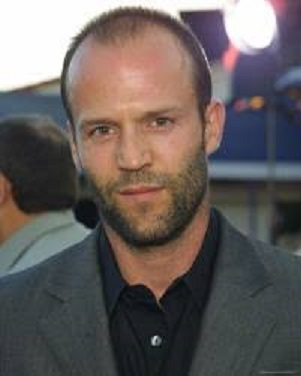
#> input picture images/jason.jpg, 301 x 376 px, found by its file name
$ jupyter execute --allow-errors 'Image Face Swap.ipynb'   (shell and % lines are left out)
#> lines starting #> are read from the running program, lines starting #| are printed output that depends on the picture
### Importing Libraries

[cell 1]
import numpy as np
import matplotlib.pyplot as plt
import cv2
import dlib

### Initialize dlib library's face detector and create dlib library's facial landmark predictor

#> (a cell that did not finish here is left out)

#> (a cell that did not finish here is left out)

### Reading and Understanding Images

[cell 4]
# read the source face image
source_image = cv2.imread("../images/jason.jpg")
#> source_image is the input picture: shape (376, 301, 3); mean B, G, R 92.6, 94.7, 102.7
source_image = cv2.cvtColor(source_image, cv2.COLOR_BGR2RGB)
source_image_grayscale = cv2.imread("../images/jason.jpg", 0)
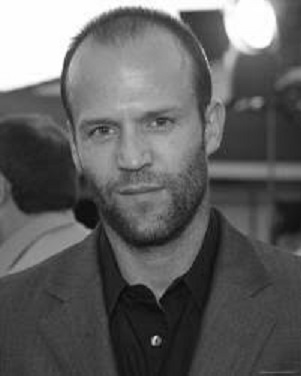
#> source_image_grayscale: shape (376, 301); min 6, max 255, mean 96.9

# read the destination face image
destination_image = cv2.imread("../images/brucewills.jpg")
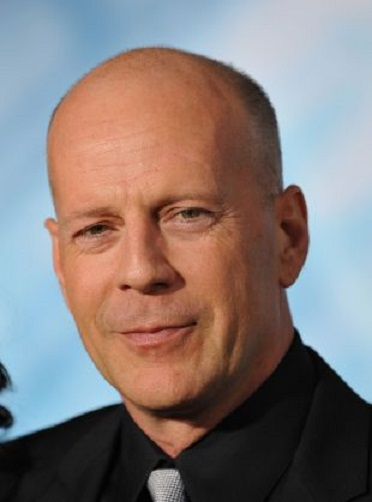
#> input picture images/brucewills.jpg, 372 x 502 px, found by its file name
#> destination_image is the input picture: shape (502, 372, 3); mean B, G, R 120.2, 122.5, 133.7
destination_image = cv2.cvtColor(destination_image, cv2.COLOR_BGR2RGB)
destination_image_grayscale = cv2.imread("../images/brucewills.jpg", 0)
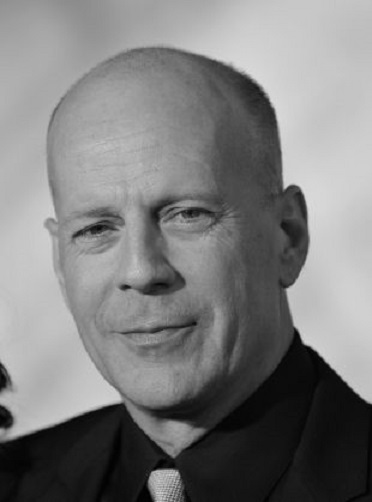
#> destination_image_grayscale: shape (502, 372); min 0, max 220, mean 125.6

plt.figure(figsize=(14,6))

plt.subplot(1,2,1)
plt.title('Source Image')
plt.imshow(source_image)

plt.subplot(1,2,2)
plt.title('Destination Image')
plt.imshow(destination_image);
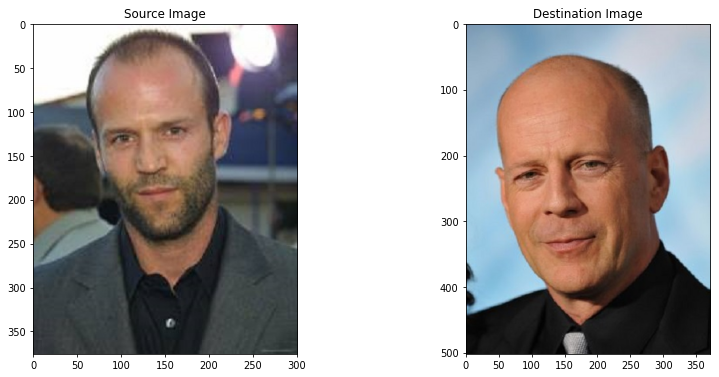
#> figure drawn by matplotlib, 2 panels

[cell 5]
# create a zeros array canvas exactly like the same size of source_image_grayscale
source_image_canvas = np.zeros_like(source_image_grayscale)
source_image_result_3_canvas = np.zeros_like(source_image_grayscale)

# getting the shape of destination_image
height, width, no_of_channels = destination_image.shape
#> height = 502; width = 372; no_of_channels = 3

# create a zeros array canvas like the destination image
destination_image_canvas = np.zeros((height,width,no_of_channels),np.uint8)
